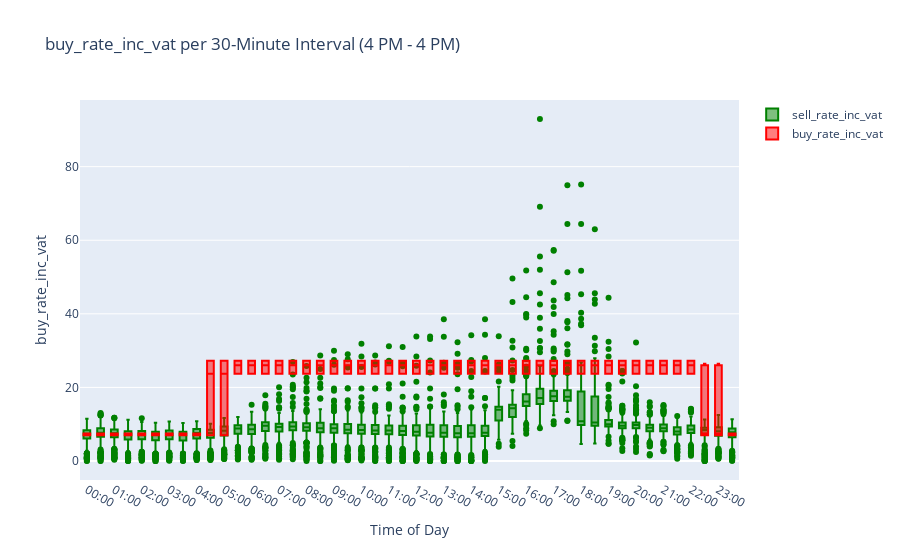

The notebook cell this image was saved under:
### Code cell
# Create the box plot using Plotly
fig = go.Figure()

metric = 'sell_rate_inc_vat'
fig.add_trace(go.Box(
    x=df['time'],
    y=df[metric],
    name=metric,
    marker_color='green'
))
metric = 'buy_rate_inc_vat'
fig.add_trace(go.Box(
    x=df['time'],
    y=df[metric],
    name=metric,
    marker_color='red'
))

# Customize the layout
fig.update_layout(
    title=f'{metric} per 30-Minute Interval (4 PM - 4 PM)',
    xaxis_title='Time of Day',
    yaxis_title=metric,
    xaxis=dict(
        categoryorder='array',
        categoryarray=sorted(df['time'].unique())  # Ensure correct order on x-axis
    )
    
)

fig.show()

### Figure 1 — Plotly figure (JSON) as saved in the notebook; plotly's stock layout.template omitted (floating-point values rounded to 4 significant figures; data arrays with more than 128 entries replaced by an {"elided": "..."} marker saying what was removed)
{"data": [{"marker": {"color": "green"}, "name": "sell_rate_inc_vat", "type": "box", "x": {"elided": "13583 str values"}, "y": {"elided": "13583 float values"}}, {"marker": {"color": "red"}, "name": "buy_rate_inc_vat", "type": "box", "x": {"elided": "13583 str values"}, "y": {"elided": "13583 float values"}}], "layout": {"title": {"text": "buy_rate_inc_vat per 30-Minute Interval (4 PM - 4 PM)"}, "xaxis": {"categoryarray": ["00:00", "00:30", "01:00", "01:30", "02:00", "02:30", "03:00", "03:30", "04:00", "04:30", "05:00", "05:30", "06:00", "06:30", "07:00", "07:30", "08:00", "08:30", "09:00", "09:30", "10:00", "10:30", "11:00", "11:30", "12:00", "12:30", "13:00", "13:30", "14:00", "14:30", "15:00", "15:30", "16:00", "16:30", "17:00", "17:30", "18:00", "18:30", "19:00", "19:30", "20:00", "20:30", "21:00", "21:30", "22:00", "22:30", "23:00", "23:30"], "categoryorder": "array", "title": {"text": "Time of Day"}}, "yaxis": {"title": {"text": "buy_rate_inc_vat"}}}}
